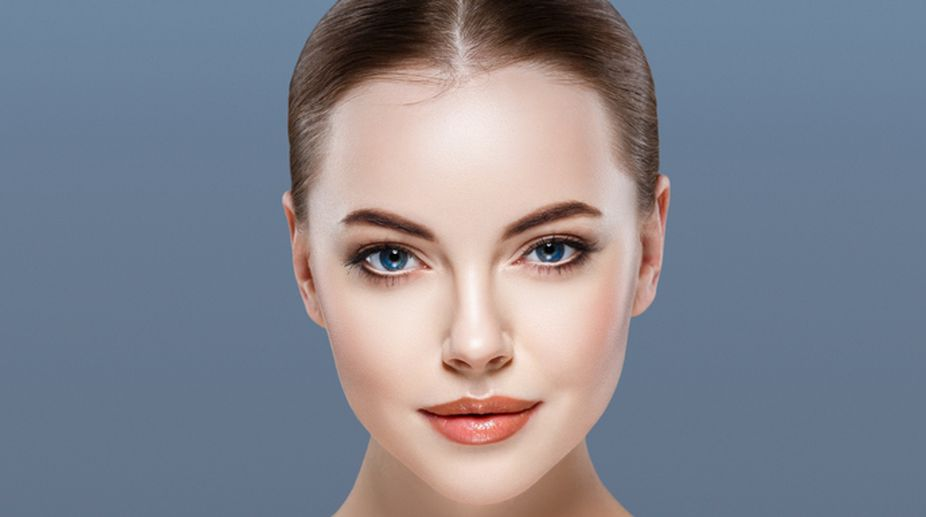
#> input picture face_detection/example_face.jpg, 926 x 517 px, given in place of the camera
$ jupyter execute --allow-errors object_detection_4.ipynb   (text cells are left out)
#> lines starting #> are read from the running program, lines starting #| are printed output that depends on the picture; after the words box and inside, x2 and y2 are one past the last pixel; in counts of white or black regions, pixels touching at a corner belong together
[cell 1]
import numpy as np
import cv2

import matplotlib.pyplot as plt

[cell 2]
def nothing(x):
    pass

cap = cv2.VideoCapture(0)
cv2.namedWindow('Tracking')
cv2.createTrackbar('LH', 'Tracking', 0, 255, nothing)
cv2.createTrackbar('LS', 'Tracking', 0, 255, nothing)
cv2.createTrackbar('LV', 'Tracking', 0, 255, nothing)
cv2.createTrackbar('UH', 'Tracking', 255, 255, nothing)
cv2.createTrackbar('US', 'Tracking', 255, 255, nothing)
cv2.createTrackbar('UV', 'Tracking', 255, 255, nothing)

while True:
    # img = cv2.imread('smarties.jpg')
    _, img = cap.read()
#> img is the input picture: shape (517, 926, 3); mean B, G, R 142.4, 131.9, 130
    hsv = cv2.cvtColor(img, cv2.COLOR_BGR2HSV)
#> hsv: shape (517, 926, 3); mean H, S, V 73.4, 70.4, 156.7

    l_h = cv2.getTrackbarPos('LH', 'Tracking')
    u_h = cv2.getTrackbarPos('UH', 'Tracking')
    l_s = cv2.getTrackbarPos('LS', 'Tracking')
    u_s = cv2.getTrackbarPos('US', 'Tracking')
    l_v = cv2.getTrackbarPos('LV', 'Tracking')
    u_v = cv2.getTrackbarPos('UV', 'Tracking')

    l_b = np.array([l_h, l_s, l_v,])
    u_b = np.array([u_h, u_s, u_v])

    mask = cv2.inRange(hsv, l_b, u_b)
#> mask: shape (517, 926); every value is 255
    res = cv2.bitwise_and(img, img, mask=mask)

    cv2.imshow('smarties', res)
    #cv2.imshow('smarties', img)

    k = cv2.waitKey(1)
#> (key Esc is pressed here)
    if k == 27:
        break

cap.release()
cv2.destroyAllWindows()

[cell 3]
grad = cv2.imread('gradient.jpg', 0)
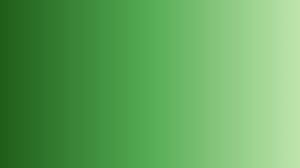
#> input picture tutors/gradient.jpg, 300 x 168 px, found by its file name
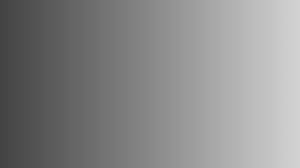
#> grad: shape (168, 300); min 67, max 210, mean 137.4

_, th1 = cv2.threshold(grad, 127, 255, cv2.THRESH_BINARY)
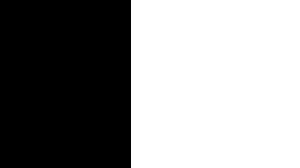
#> th1: shape (168, 300); 56.3% white; 1 black region, box (x1, y1, x2, y2) and area: (0, 0, 131, 168) 22008
_, th2 = cv2.threshold(grad, 127, 255, cv2.THRESH_BINARY_INV)
_, th3 = cv2.threshold(grad, 127, 255, cv2.THRESH_TRUNC)
_, th4 = cv2.threshold(grad, 127, 255, cv2.THRESH_TOZERO)
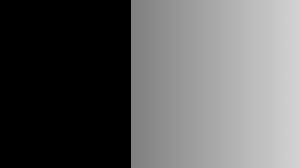
#> th4: shape (168, 300); min 0, max 210, mean 95

cv2.imshow('gradient', grad)
cv2.imshow('th1', th1)
cv2.imshow('th2', th2)
cv2.imshow('th3', th3)
cv2.imshow('th4', th4)

cv2.waitKey(0)
cv2.destroyAllWindows()

[cell 4]
sudo = cv2.imread('sudoku.jpg', 0)
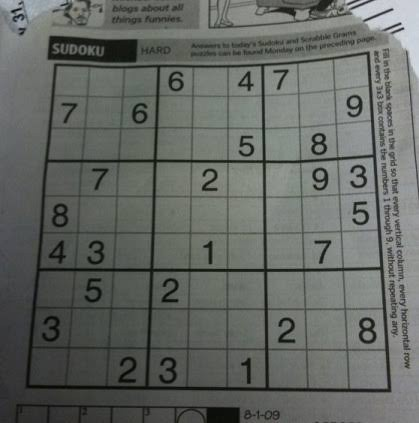
#> input picture sudoku_solver/sudoku.jpg, 419 x 423 px, found by its file name
#> sudo: shape (423, 419); min 2, max 218, mean 101.8

_, th1 = cv2.threshold(sudo, 100, 255, cv2.THRESH_BINARY)
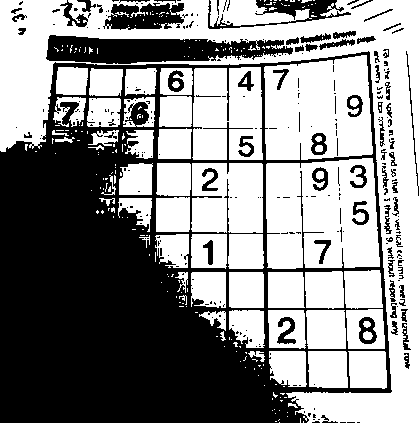
#> th1: shape (423, 419); 54.8% white; 274 black regions (196 under 20 px), largest, box (x1, y1, x2, y2) and area: (0, 51, 392, 423) 65763, (46, 35, 293, 64) 4818, (103, 3, 184, 30) 1509
th2 = cv2.adaptiveThreshold(sudo, 255, cv2.ADAPTIVE_THRESH_MEAN_C, cv2.THRESH_BINARY, 11, 2)
#> th2: shape (423, 419); 73.5% white; 1588 black regions (1365 under 20 px), largest, box (x1, y1, x2, y2) and area: (25, 51, 392, 393) 18746, (208, 0, 376, 29) 1539, (47, 35, 138, 62) 1395
th3 = cv2.adaptiveThreshold(sudo, 255, cv2.ADAPTIVE_THRESH_GAUSSIAN_C, cv2.THRESH_BINARY, 41, 8)
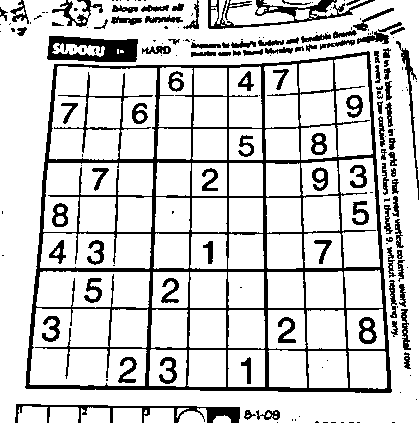
#> th3: shape (423, 419); 81.7% white; 184 black regions (86 under 20 px), largest, box (x1, y1, x2, y2) and area: (25, 51, 392, 393) 16679, (47, 36, 138, 62) 1565, (208, 0, 375, 29) 1258
cv2.imshow('sudoku', th3)

cv2.waitKey(0)
cv2.destroyAllWindows()

[cell 5]
img = cv2.imread('smarties.jpg', 0)
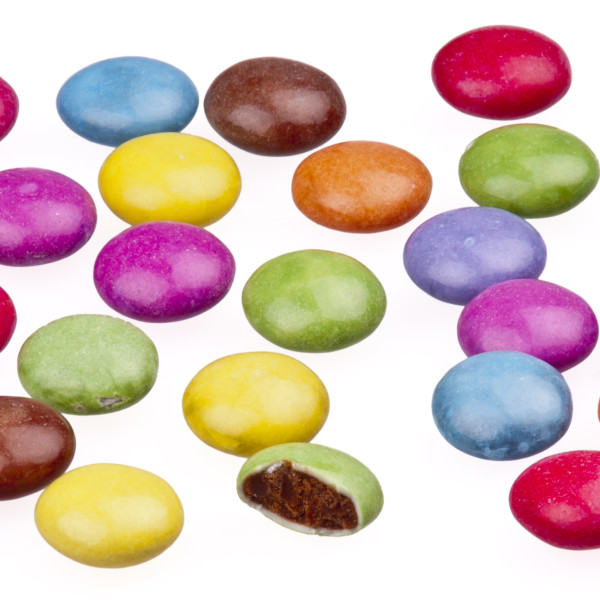
#> input picture tutors/smarties.jpg, 600 x 600 px, found by its file name
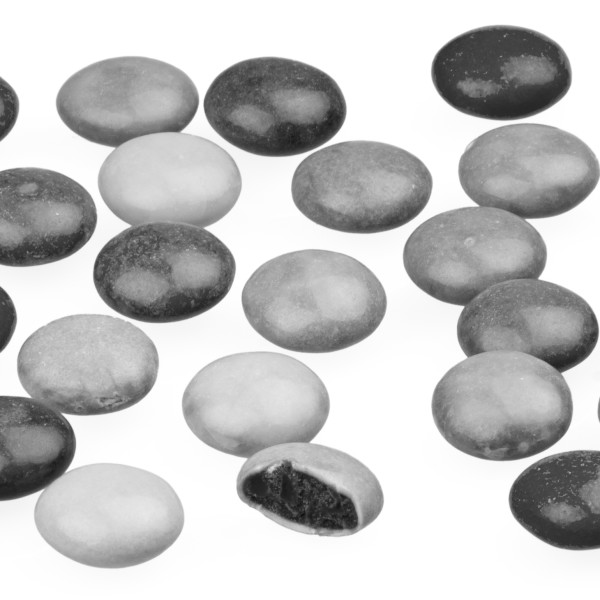
#> img: shape (600, 600); min 14, max 255, mean 195.3

_, th1 = cv2.threshold(img, 210, 255, cv2.THRESH_BINARY_INV)
#> th1: shape (600, 600); 48.1% white; 52 white regions (37 under 20 px), largest, box (x1, y1, x2, y2) and area: (403, 123, 600, 461) 42664, (56, 56, 242, 323) 28622, (0, 314, 184, 569) 23200
kernel = np.ones((5, 5), np.uint8)
dilation = cv2.dilate(th1, kernel, iterations=2)
#> dilation: shape (600, 600); 57.5% white; 10 black regions (1 under 20 px), largest, box (x1, y1, x2, y2) and area: (0, 153, 600, 600) 82635, (0, 0, 600, 213) 50052, (0, 208, 120, 392) 5083
erosion = cv2.erode(th1, kernel, iterations=1)
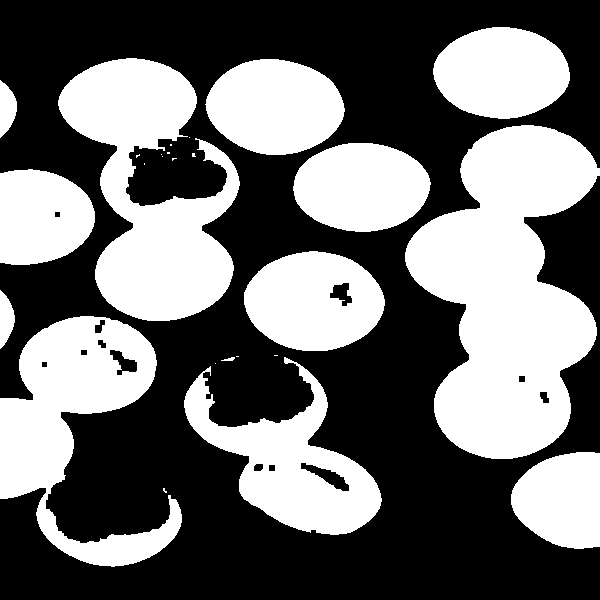
#> erosion: shape (600, 600); 43% white; 26 white regions (13 under 20 px), largest, box (x1, y1, x2, y2) and area: (405, 125, 600, 459) 39833, (58, 58, 240, 321) 24989, (0, 316, 182, 567) 19994

cv2.imshow('Image', th1)
cv2.imshow('Dilation', dilation)
cv2.imshow('Erosion', erosion)

cv2.waitKey(0)
cv2.destroyAllWindows()
